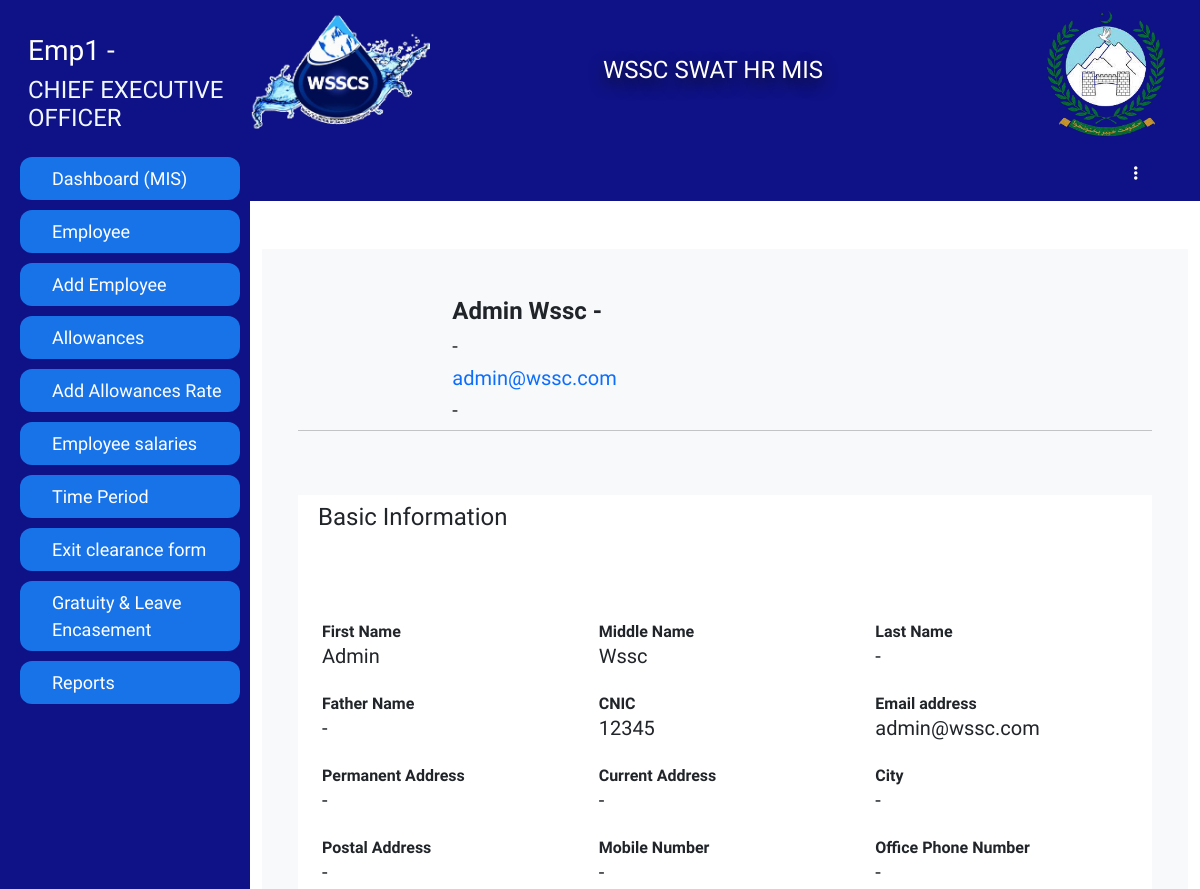
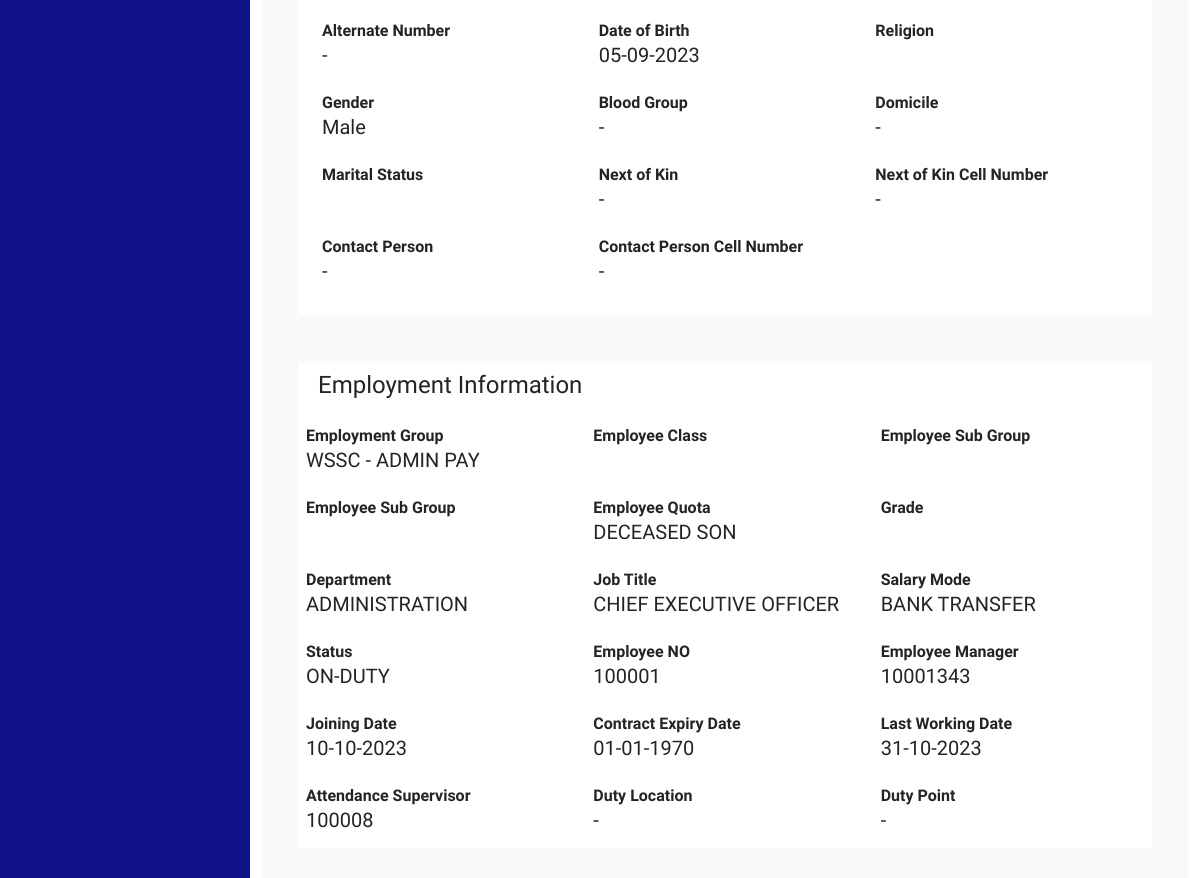
/hradmin/profile.php?updat=100001 (signed in, upper part), run on an earlier commit of the app's database (2 pictures, top to bottom).
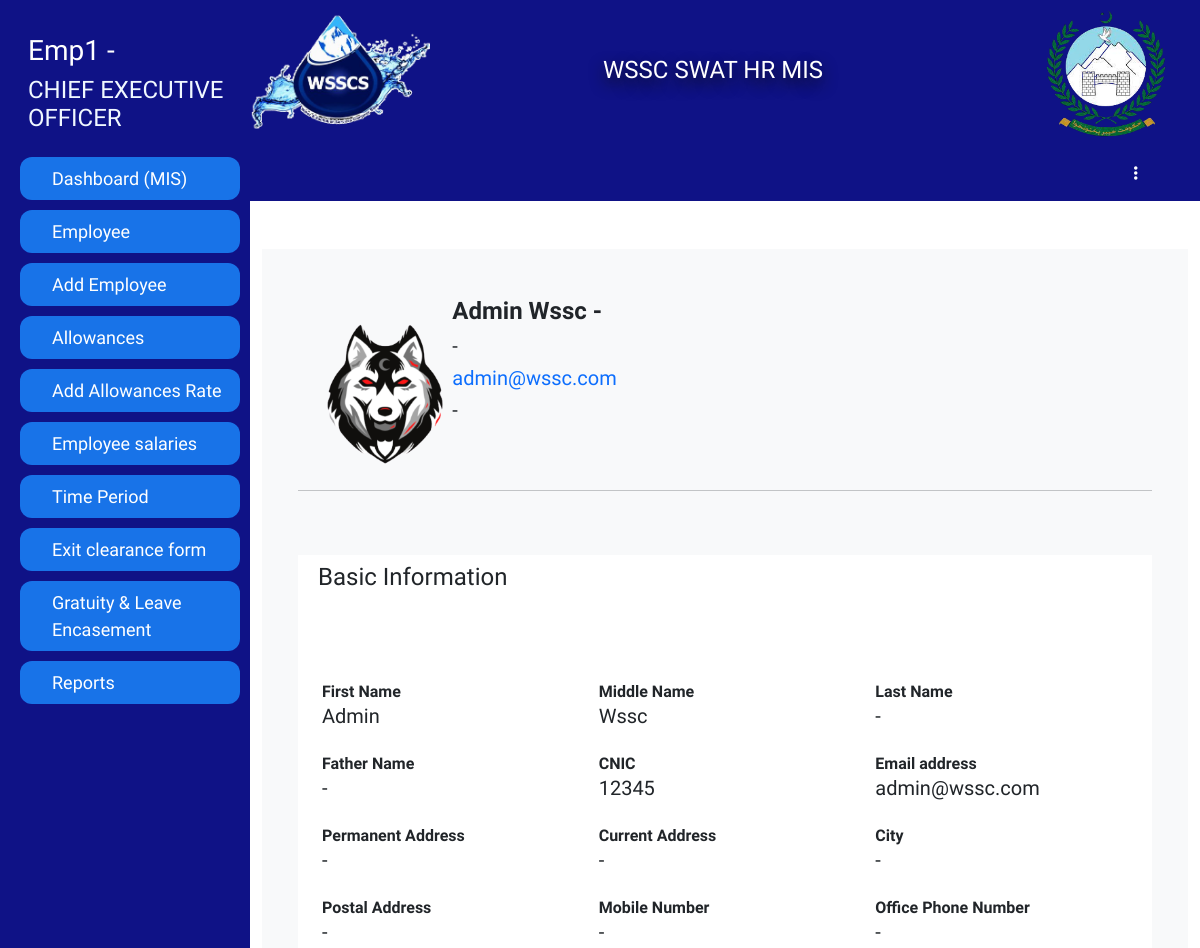
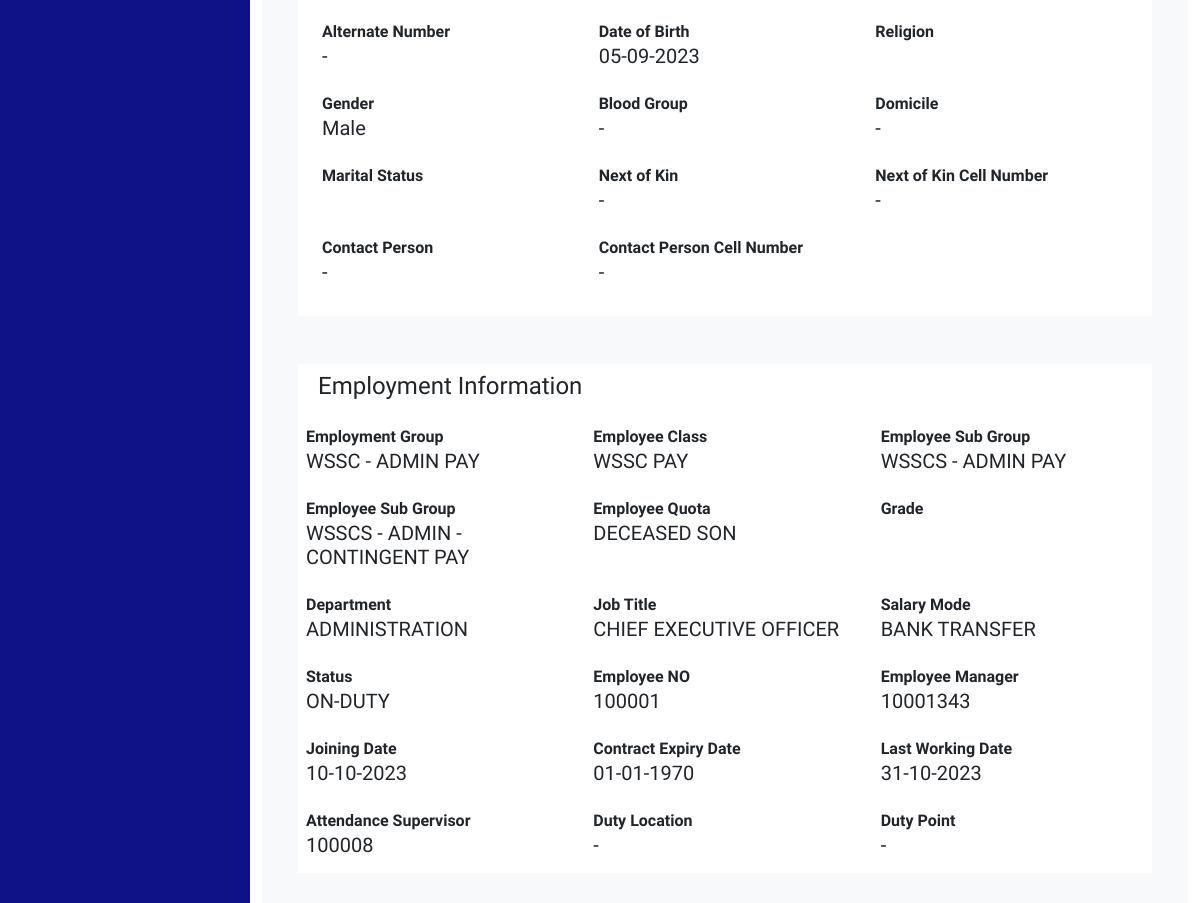
And on a later commit of the database (2 pictures, top to bottom).
### tables this page shows
CREATE TABLE `employeedata` (
  `Id` int(11) NOT NULL,
  `image` varchar(255) DEFAULT NULL,
  `fName` varchar(255) DEFAULT NULL,
  `mName` varchar(255) DEFAULT NULL,
  `lName` varchar(255) DEFAULT NULL,
  `father_Name` varchar(255) DEFAULT NULL,
  `CNIC` varchar(15) DEFAULT NULL,
  `email` varchar(255) DEFAULT NULL,
  `pAddress` varchar(255) DEFAULT NULL,
  `cAddress` varchar(255) DEFAULT NULL,
  `city` varchar(255) DEFAULT NULL,
  `postAddress` varchar(255) DEFAULT NULL,
  `mNumber` varchar(15) DEFAULT NULL,
  `ofphNumber` varchar(15) DEFAULT NULL,
  `Alternate_Number` varchar(15) DEFAULT NULL,
  `DofB` varchar(20) DEFAULT NULL,
  `religion` varchar(255) DEFAULT NULL,
  `gender` varchar(10) DEFAULT NULL,
  `BlGroup` varchar(5) DEFAULT NULL,
  `Domicile` varchar(255) DEFAULT NULL,
  `MaritalStatus` varchar(255) DEFAULT NULL,
  `NextofKin` varchar(255) DEFAULT NULL,
  `NextofKinCellNumber` varchar(15) DEFAULT NULL,
  `ContactPerson` varchar(255) DEFAULT NULL,
  `CPCN` varchar(15) DEFAULT NULL,
  `Employement_Group` varchar(255) DEFAULT NULL,
  `Employee_Class` varchar(255) DEFAULT NULL,
  `Employee_Group` varchar(255) DEFAULT NULL,
  `Employee_Sub_Group` varchar(255) DEFAULT NULL,
  `Employee_Quota` varchar(255) DEFAULT NULL,
  `Salary_Bank` varchar(255) DEFAULT NULL,
  `Salary_Branch` varchar(255) DEFAULT NULL,
  `Account_No` varchar(255) DEFAULT NULL,
  `Pay_Type` varchar(255) DEFAULT NULL,
  `EOBI_No` varchar(255) DEFAULT NULL,
  `Bill_Walved_Off` varchar(255) DEFAULT NULL,
  `Weekly_Working_Days` int(11) DEFAULT NULL,
  `Bill_Waived_Off` varchar(255) DEFAULT NULL,
  `Employee_Pay_Classification` varchar(255) DEFAULT NULL,
  `Grade` varchar(255) DEFAULT NULL,
  `Department` varchar(255) DEFAULT NULL,
  `Job_Tiltle` varchar(255) DEFAULT NULL,
  `Salary_Mode` varchar(255) DEFAULT NULL,
  `Status` varchar(255) DEFAULT 'NEW',
  `EmployeeNo` int(11) DEFAULT NULL,
  `Employee_Manager` int(11) DEFAULT NULL,
  `Joining_Date` varchar(20) DEFAULT NULL,
  `Contract_Expiry_Date` varchar(20) DEFAULT NULL,
  `Last_Working_Date` varchar(20) DEFAULT NULL,
  `Attendance_Supervisor` int(11) DEFAULT NULL,
  `Duty_Location` varchar(255) DEFAULT NULL,
  `Duty_Point` varchar(255) DEFAULT NULL,
  `TypeEmp` varchar(255) DEFAULT NULL,
  `type` varchar(255) DEFAULT NULL,
  `DY_Supervisor` varchar(255) DEFAULT NULL,
  `leaveAlreadyAvailed` int(255) NOT NULL DEFAULT 34
);

### hradmin/profile.php (the view, shortened to what the rows shown need)
<?php
if (!isset($_SESSION['loginid']) || !isset($_SESSION['EmployeeNumber']) || $_SESSION['Designation'] != 'HR manager') {
  error_log("Unauthorized access attempt. User: {$_SESSION['loginid']}");
  header("Location: ../logout.php");
  exit;
}else{
?><!DOCTYPE html>
<html lang="en">
<head>
</head>
<body>
    <?php include ('link/desigene/sidebar.php')?>
  <div id="main">
    <?php include('link/desigene/navbar.php')?>
    <div class="container-fluid py-5">
    <?php
      $CNIC = $_GET['updat'];
      $select = mysqli_query($conn,"SELECT * FROM `employeedata` WHERE `EmployeeNo` ='$CNIC'");
      while($see1=mysqli_fetch_array($select)){
      ?>
      <div class="container-fluid m-auto p-5 bg-light">
        <div class="row">
          <div class="col-md-6 col-sm-12 col-lg-6">
            <div class="row">
              <div class="col-4">
                <img src="../image/<?php echo $see1 ['image'] ?>" alt="" width="150px">
              </div>
              <div class="col-8">
                <h4 class="fw-bold"><?php echo $see1 ['fName'];?> <?php echo $see1 ['mName'];?> <?php echo $see1 ['lName']?></h4>
                <h5><?php echo $see1 ['ContactPerson']?></h5>
                <h5 class="text-primary"><?php echo $see1 ['email']?></h5>
                <h5><?php echo $see1 ['ofphNumber']?></h5>
              </div>
            </div>
          </div>
          <br>
          <hr>
          <div class="col-12 bg-white mt-5 px-2">
          <nav class="navbar bg-white">
          <div class="container-fluid">
          <h4>Basic Information</h4>
          </div>
          </nav>
          <div class="row mt-5 p-3">
          <div class="col-md-4 my-2">
          <div class="form-group">
          <label>First Name</label>
          <h5><?php echo $see1 ['fName'] ?></h5>
          </div>
          </div>
          <div class="col-md-4 my-2">
          <div class="form-group">
          <label>Middle Name</label>
          <h5><?php echo $see1 ['mName'] ?></h5>
          </div>
          </div>
          <div class="col-md-4 my-2">
          <div class="form-group">
          <label>Last Name</label>
          <h5><?php echo $see1 ['lName'] ?></h5>
          </div>
          </div>
          <div class="col-md-4 my-2">
          <div class="form-group">
          <label>Father Name</label>
          <h5><?php echo $see1 ['father_Name'] ?></h5>
          </div>
          </div>
          <div class="col-md-4 my-2">
          <div class="form-group">
          <label>CNIC</label>
          <h5><?php echo $see1 ['CNIC'] ?></h5>
          </div>
          </div>
          <div class="col-md-4 my-2">
          <div class="form-group">
          <label>Email address</label>
          <h5><?php echo $see1 ['email'] ?></h5>
          </div>
          </div>
          <div class="col-md-4 my-2">
          <div class="form-group">
          <label>Permanent Address</label>
          <h5><?php echo $see1 ['pAddress'] ?></h5>
          </div>
          </div>
          <div class="col-md-4 my-2">
          <div class="form-group">
          <label>Current Address</label>
          <h5><?php echo $see1 ['cAddress'] ?></h5>
          </div>
          </div>
          <div class="col-md-4 my-2">
          <div class="form-group">
          <label>City</label>
          <h5><?php echo $see1 ['city'] ?></h5>
          </div>
          </div>
          <div class="col-md-4 my-2">
          <div class="form-group">
          <label>Postal Address</label>
          <h5><?php echo $see1 ['postAddress'] ?></h5>
          </div>
          </div>
          <div class="col-md-4 my-2">
          <div class="form-group">
          <label>Mobile Number</label>
          <h5><?php echo $see1 ['mNumber'] ?></h5>
          </div>
          </div>
          <div class="col-md-4 my-2">
          <div class="form-group">
          <label>Office Phone Number</label>
          <h5><?php echo $see1 ['ofphNumber'] ?></h5>
          </div>
          </div>
          <div class="col-md-4 my-2">
          <div class="form-group">
          <label>Alternate Number</label>
          <h5><?php echo $see1 ['Alternate_Number'] ?></h5>
          </div>
          </div>
          <div class="col-md-4 my-2">
          <div class="form-group">
          <label>Date of Birth</label>
          <h5><?php echo date('d-m-Y', strtotime($see1 ['DofB'])) ?></h5>
          </div>
          </div>
          <div class="col-md-4 my-2">
          <div class="form-group">
          <label>Religion</label>
          </div>
          </div>
          <div class="col-md-4 my-2">
          <div class="form-group">
          <label>Gender</label>
          <h5><?php echo $see1 ['gender'] ?></h5>
          </div>
          </div>
          <div class="col-md-4 my-2">
          <div class="form-group">
          <label>Blood Group</label>
          <h5><?php echo $see1 ['BlGroup'] ?></h5>
          </div>
          </div>
          <div class="col-md-4 my-2">
          <div class="form-group">
          <label>Domicile</label>
          <h5><?php echo $see1 ['Domicile'] ?></h5>
          </div>
          </div>
          <div class="col-md-4 my-2">
          <div class="form-group">
          <label>Marital Status </label>
          </div>
          </div>
          <div class="col-md-4 my-2">
          <div class="form-group">
          <label>Next of Kin</label>
          <h5><?php echo $see1 ['NextofKin'] ?></h5>
          </div>
          </div>
          <div class="col-md-4 my-2">
          <div class="form-group">
          <label>Next of Kin Cell Number</label>
          <h5><?php echo $see1 ['NextofKinCellNumber'] ?></h5>
          </div>
          </div>
          <div class="col-md-4 my-2">
          <div class="form-group">
          <label>Contact Person</label>
          <h5><?php echo $see1 ['ContactPerson'] ?></h5>
          </div>
          </div>
          <div class="col-md-4 my-2">
          <div class="form-group">
          <label>Contact Person Cell Number</label>
          <h5><?php echo $see1 ['CPCN'] ?></h5>
          </div>
          </div>
          </div>
          </div>
          <div class="col-12 bg-white mt-5 px-2">
          <nav class="navbar bg-white">
          <div class="container-fluid">
          <h4>Employment Information</h4>
          </div>
          </nav>
          <div class="row">
          <div class="col-md-4 my-2">
          <div class="form-group">
          <label>Employment Group</label>
          <h5><?php echo $see1 ['Employement_Group'] ?></h5>
          </div>
          </div>
          <div class="col-md-4 my-2">
          <div class="form-group">
          <label>Employee Class</label>
          <h5><?php echo $see1 ['Employee_Class'] ?></h5>
          </div>
          </div>
          <div class="col-md-4 my-2">
          <div class="form-group">
          <label>Employee Sub Group</label>
          <h5><?php echo $see1 ['Employee_Group'] ?></h5>
          </div>
          </div>
          <div class="col-md-4 my-2">
          <div class="form-group">
          <label>Employee Sub Group</label>
          <h5><?php echo $see1 ['Employee_Sub_Group'] ?></h5>
          </div>
          </div>
          <div class="col-md-4 my-2">
          <div class="form-group">
          <label>Employee Quota</label>
          <h5><?php echo $see1 ['Employee_Quota'] ?></h5>
          </div>
          </div>
          <div class="col-md-4 my-2">
          <div class="form-group">
          <label>Grade</label>
          </div>
          </div>
          <div class="col-md-4 my-2">
          <div class="form-group">
          <label>Department</label>
          <h5><?php echo $see1 ['Department'] ?></h5>
          </div>
          </div>
          <div class="col-md-4 my-2">
          <div class="form-group">
          <label>Job Title</label>
          <h5><?php echo $see1 ['Job_Tiltle'] ?></h5>
          </div>
          </div>
          <div class="col-md-4 my-2">
          <div class="form-group">
          <label>Salary Mode</label>
          <h5><?php echo $see1 ['Salary_Mode'] ?></h5>
          </div>
          </div>
          <div class="col-md-4 my-2">
          <div class="form-group">
          <label>Status</label>
          <h5><?php echo $see1 ['Status'] ?></h5>
          </div>
          </div>
          <div class="col-md-4 my-2">
          <div class="form-group">
          <label>Employee NO</label>
          <h5><?php echo $see1 ['EmployeeNo'] ?></h5>
          </div>
          </div>
          <div class="col-md-4 my-2">
          <div class="form-group">
          <label>Employee Manager</label>
          <h5><?php echo $see1 ['Employee_Manager'] ?></h5>
          </div>
          </div>
          <div class="col-md-4 my-2">
          <div class="form-group">
          <label>Joining Date</label>
          <h5><?php echo date('d-m-Y', strtotime($see1 ['Joining_Date'])) ?></h5>
          </div>
          </div>
          <div class="col-md-4 my-2">
          <div class="form-group">
          <label>Contract Expiry Date</label>
          <h5><?php echo date('d-m-Y', strtotime($see1 ['Contract_Expiry_Date'])) ?></h5>
          </div>
          </div>
          <div class="col-md-4 my-2">
          <div class="form-group">
          <label>Last Working Date</label>
          <h5><?php echo date('d-m-Y', strtotime($see1 ['Last_Working_Date'])) ?></h5>
          </div>
          </div>
          <div class="col-md-4 my-2">
          <div class="form-group">
          <label>Attendance Supervisor</label>
          <h5><?php echo $see1 ['Attendance_Supervisor'] ?></h5>
          </div>
          </div>
          <div class="col-md-4 my-2">
          <div class="form-group">
          <label>Duty Location</label>
          <h5><?php echo $see1 ['Duty_Location'] ?></h5>
          </div>
          </div>
          <div class="col-md-4 my-2">
          <div class="form-group">
          <label>Duty Point</label>
          <h5><?php echo $see1 ['Duty_Point'] ?></h5>
          </div>
          </div>
          </div>
          </div>
          <?php   $CNIC = $_GET['updat'];
          $select = mysqli_query($conn,"SELECT * FROM `qualification` WHERE `Employee_id`=$CNIC");
          ?>
            <?php   $CNIC = $_GET['updat'];
          $select = mysqli_query($conn,"SELECT * FROM `training` WHERE `Employee_id`=$CNIC");
            ?>
            <?php   $CNIC = $_GET['updat'];
          $select = mysqli_query($conn,"SELECT * FROM `promotion` WHERE `Employee_id`=$CNIC");
          ?>
          <?php   $CNIC = $_GET['updat'];
          $select = mysqli_query($conn,"SELECT * FROM `transfer` WHERE `employee_id`=$CNIC");
          ?>
        </div>
      </div>
      <?php }?>
    </div>
  </div>
</body>
</html><?php }?>

### hradmin/link/desigene/sidebar.php (shortened to what the rows shown need)
<div id="mySidenav" class="sidenav">
  <div class="row w-100">
  <div class="profile col-12">
  <?php
      $emil= $_SESSION['EmployeeNumber'];
      include('../link/desigene/db.php');
      $selectsession=mysqli_query($conn,"SELECT * FROM `employeedata` WHERE `EmployeeNo`='$emil'");
      while($row=mysqli_fetch_array($selectsession)){
      ?>
      <h3> <?php echo $row['fName']?> <?php echo $row['lName']?></h3>
      <h4> <?php echo $row['Job_Tiltle']?></h4>
      <?php }?>
  </div>
  </div>
              </div>

What changed in the data, as far as the page shows it:
changed employeedata "Admin": image: picture added; Employee_Class (not shown) → "WSSC PAY"; Employee_Group (not shown) → "WSSCS - ADMIN PAY"; Employee_Sub_Group (not shown) → "WSSCS - ADMIN - CONTINGENT PAY"
